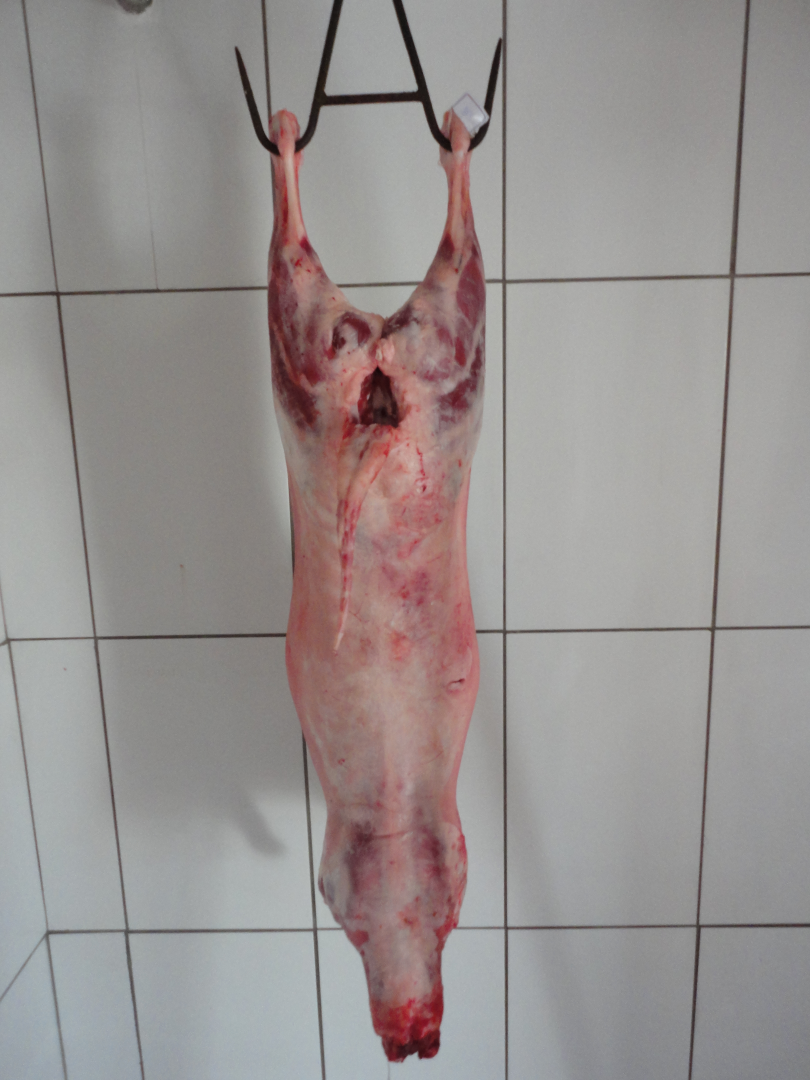
#> input picture IMG/AOL1/03/DSC01293.JPG, 3240 x 4320 px (shown at 1/4 size)
$ python -i ccov.py   (imports and definitions only)   (older library calls are emulated)
#> lines starting #> are read from the running program, lines starting #| are printed output that depends on the picture; after the words box and inside, x2 and y2 are one past the last pixel; in counts of white or black regions, pixels touching at a corner belong together
# -*- coding: UTF-8 -*-
import cv2
import numpy as np


def carcass_coverage(image_path, show_steps=False, save_steps=False):

    # Retrieving original image
#> called with image_path = 'IMG/AOL1/03/DSC01293.JPG', show_steps = False, save_steps = False
    img = cv2.imread(image_path, cv2.IMREAD_COLOR)
#> img is the input picture: shape (4320, 3240, 3); mean B, G, R 143.8, 145.1, 151.3
    img = cv2.resize(img, (480, 640))
#> img: shape (640, 480, 3)

    # HSV color model conversion
    img_hsv = cv2.cvtColor(img, cv2.COLOR_BGR2HSV)
#> img_hsv: shape (640, 480, 3); mean H, S, V 46.6, 19.4, 152.8

    # Start: BACKGROUND REMOVAL
    lower_color_bg1 = np.array((10, 0, 0), dtype=np.uint8, ndmin=1)
    upper_color_bg1 = np.array((110, 255, 255), dtype=np.uint8, ndmin=1)
    mask_bg1 = cv2.inRange(img_hsv, lower_color_bg1, upper_color_bg1)
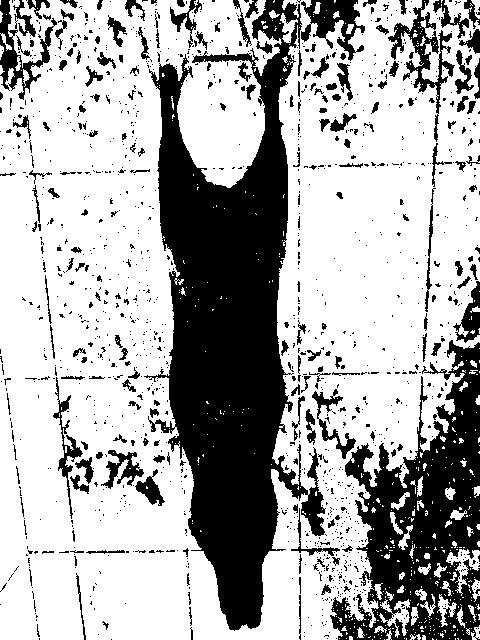
#> mask_bg1: shape (640, 480); 68.2% white; 1376 black regions (1185 under 20 px), largest, box (x1, y1, x2, y2) and area: (144, 0, 326, 631) 51689, (330, 340, 480, 640) 21507, (388, 0, 455, 142) 2021
    # End: BACKGROUND REMOVAL

    # Start: HANG PIXELS RANGE
    lower_color_hang1 = np.array((0, 0, 0), dtype=np.uint8, ndmin=1)
    upper_color_hang1 = np.array((180, 255, 55), dtype=np.uint8, ndmin=1)
    mask_hang1 = cv2.inRange(img_hsv, lower_color_hang1, upper_color_hang1)
#> mask_hang1: shape (640, 480); 0.59% white; 34 white regions (28 under 20 px), largest, box (x1, y1, x2, y2) and area: (175, 0, 268, 90) 1103, (140, 29, 165, 92) 252, (287, 23, 297, 68) 145, (220, 218, 232, 236) 109, (221, 238, 235, 251) 88, (278, 72, 290, 89) 66

    structuring_el = cv2.getStructuringElement(cv2.MORPH_ELLIPSE, (3, 3))
    dilation_hang = cv2.dilate(mask_hang1, structuring_el, iterations=3)
#> dilation_hang: shape (640, 480); 1.6% white; 14 white regions, largest, box (x1, y1, x2, y2) and area: (172, 0, 271, 93) 2496, (137, 26, 168, 95) 660, (275, 20, 300, 92) 623
    # End: HANG PIXELS RANGE

    # Start: TOTAL PIXELS RANGE
    lower_color_total = np.array((0, 30, 30), dtype=np.uint8, ndmin=1)
    upper_color_total = np.array((255, 255, 255), dtype=np.uint8, ndmin=1)
    mask_total = cv2.inRange(img_hsv, lower_color_total, upper_color_total)
#> mask_total: shape (640, 480); 16.9% white; 197 white regions (171 under 20 px), largest, box (x1, y1, x2, y2) and area: (0, 0, 295, 630) 48585, (403, 27, 452, 600) 1153, (287, 23, 300, 78) 224

    # Background and hang removal from the total area
    img_total_gray = mask_total - dilation_hang - mask_bg1
    _, img_total_gray = cv2.threshold(img_total_gray, 20, 255, cv2.THRESH_BINARY)
#> img_total_gray: shape (640, 480); 15.6% white; 258 white regions (219 under 20 px), largest, box (x1, y1, x2, y2) and area: (157, 63, 288, 630) 45260, (413, 377, 423, 548) 233, (426, 188, 434, 289) 163

    structuring_el = cv2.getStructuringElement(cv2.MORPH_ELLIPSE, (3, 3))
    opening_img_total_gray = cv2.morphologyEx(img_total_gray, cv2.MORPH_OPEN, structuring_el, iterations=1)
#> opening_img_total_gray: shape (640, 480); 14.7% white; 12 white regions (10 under 20 px), largest, box (x1, y1, x2, y2) and area: (157, 64, 288, 630) 45096, (432, 148, 436, 165) 41
    structuring_el = cv2.getStructuringElement(cv2.MORPH_ELLIPSE, (5, 5))
    closing_img_total_gray = cv2.morphologyEx(opening_img_total_gray, cv2.MORPH_CLOSE, structuring_el, iterations=3)
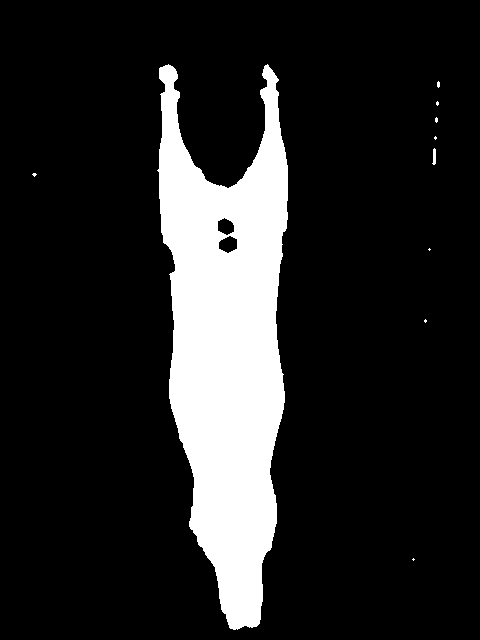
#> closing_img_total_gray: shape (640, 480); 15% white; 10 white regions (8 under 20 px)

    selected_contours = []
    _, contours, hierarchy = cv2.findContours(closing_img_total_gray, cv2.RETR_TREE, cv2.CHAIN_APPROX_SIMPLE)
#> contours = 12 contours, 8 with area under 20; largest, box (x1, y1, x2, y2) and area: (157, 64, 288, 630) 45778, (218, 235, 238, 254) 248, (217, 217, 235, 236) 224, (432, 148, 436, 165) 32
    for contour in contours:
        if cv2.contourArea(contour) > 20000:
            selected_contours.append(contour)
#> this loop made 12 passes
#> contour on passes 1, 3: [[413, 558], [412, 559], [413, 560], [414, 559]], [[429, 248], [428, 249], [429, 250], [430, 249]]
#> after the loop, selected_contours = 1 contour; box (x1, y1, x2, y2) and area: (157, 64, 288, 630) 45778

    if len(selected_contours) > 0:
        epsilon = 5
        approx = cv2.approxPolyDP(selected_contours[0], epsilon, True)
#> approx = contour of 30 points, box (x1, y1, x2, y2) (157, 64, 288, 628), area 46229

        img_total = np.zeros((640, 480), dtype=np.uint8)
        cv2.fillPoly(img_total, pts=[approx], color=255)
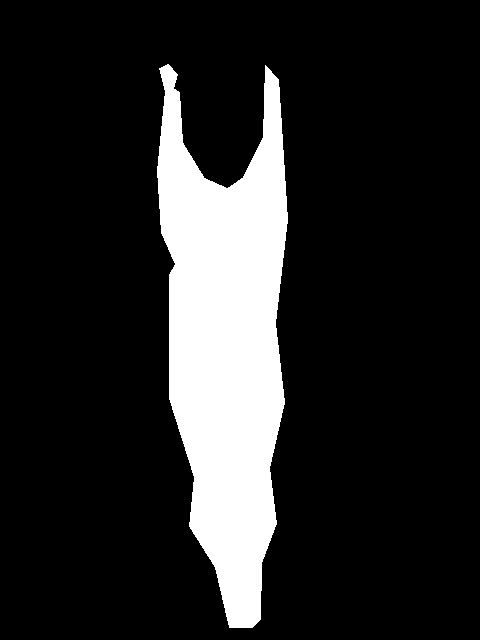
#> img_total: shape (640, 480); 15.3% white; 1 white region, box (x1, y1, x2, y2) and area: (157, 64, 288, 628) 46943

        # Quantifying total carcass area
        total_px = cv2.countNonZero(img_total)
#> total_px = 46943
        # End: TOTAL PIXELS RANGE

        # Start: RED PIXELS RANGE
        img_hsv_roi = img_hsv & cv2.cvtColor(img_total, cv2.COLOR_GRAY2BGR)
        lower_color_red1 = np.array((0, 70, 0), dtype=np.uint8, ndmin=1)
        upper_color_red1 = np.array((15, 255, 255), dtype=np.uint8, ndmin=1)
        mask1 = cv2.inRange(img_hsv_roi, lower_color_red1, upper_color_red1)
#> mask1: shape (640, 480); 6.3% white; 227 white regions (201 under 20 px), largest, box (x1, y1, x2, y2) and area: (168, 151, 284, 457) 14397, (250, 66, 281, 170) 1155, (159, 65, 181, 163) 1013
        lower_color_red2 = np.array((170, 70, 0), dtype=np.uint8, ndmin=1)
        upper_color_red2 = np.array((179, 255, 255), dtype=np.uint8, ndmin=1)
        mask2 = cv2.inRange(img_hsv_roi, lower_color_red2, upper_color_red2)
#> mask2: shape (640, 480); 3.3% white; 313 white regions (273 under 20 px), largest, box (x1, y1, x2, y2) and area: (159, 134, 220, 258) 1872, (220, 562, 262, 628) 1248, (244, 123, 286, 228) 1063

        img_fat = img_total - mask1 - mask2
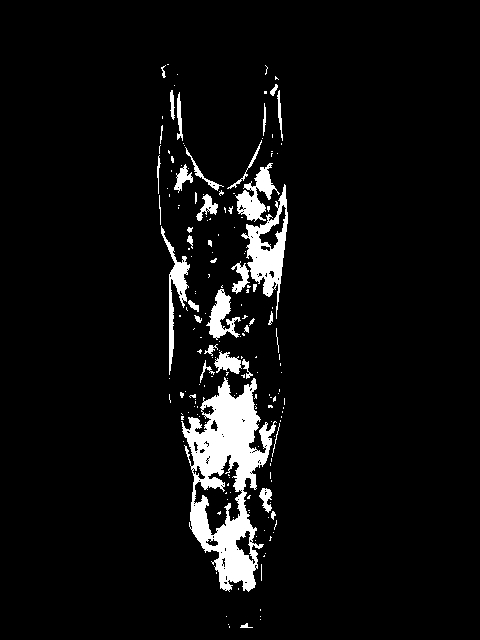
#> img_fat: shape (640, 480); 5.7% white; 184 white regions (144 under 20 px), largest, box (x1, y1, x2, y2) and area: (181, 377, 277, 592) 9040, (241, 184, 288, 319) 2156, (235, 163, 280, 222) 1040

        # Quantifying red (non-fat) carcass area
        fat_px = cv2.countNonZero(img_fat)
#> fat_px = 17475
        # End: RED PIXELS RANGE

        # Coverage percentage
        if total_px > 0:
            percentage_coverage = (fat_px / float(total_px)) * 100
#> percentage_coverage = 37.23
        else:
            percentage_coverage = 0

        img_fat = cv2.cvtColor(img_fat, cv2.COLOR_GRAY2BGR)
        img_fat_overlay = img_fat.copy()
        img_fat_overlay[np.where((img_fat_overlay != [0, 0, 0]).all(axis=2))] = [0, 255, 255]
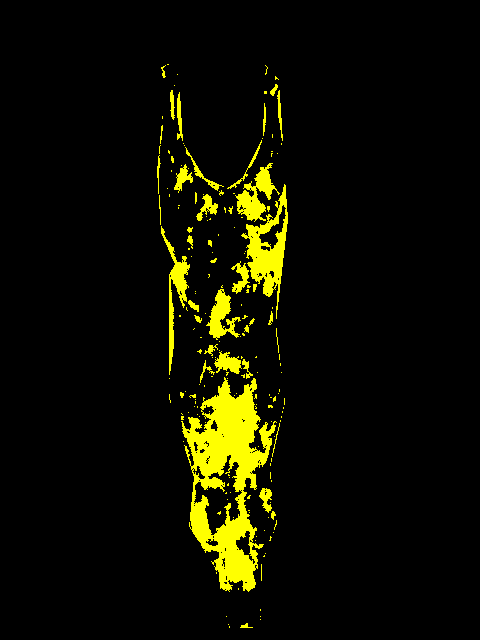
#> img_fat_overlay: shape (640, 480, 3); mean B, G, R 0, 14.5, 14.5

        img_total_output = cv2.cvtColor(img_total, cv2.COLOR_GRAY2BGR)
        _, img_total_output = cv2.threshold(img_total_output, 50, 255, cv2.THRESH_BINARY)
        img_total_output = img & img_total_output
        overlay = cv2.addWeighted(img_total_output, 0.8, img_fat_overlay, 0.2, 0)
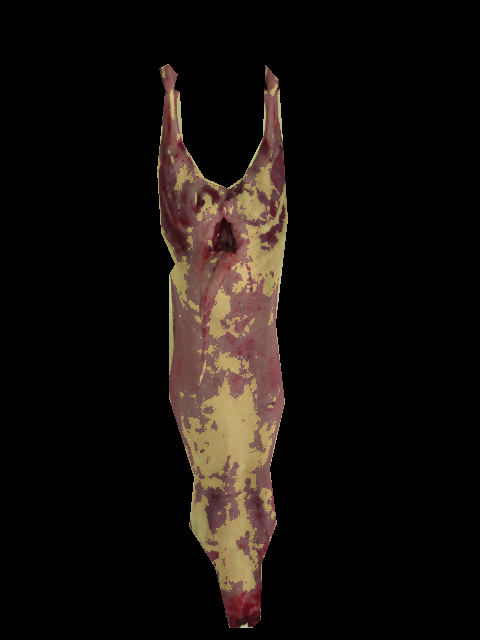
#> overlay: shape (640, 480, 3); mean B, G, R 12.4, 15.6, 20.8
        font = cv2.FONT_HERSHEY_SIMPLEX
        cov_text = "Fat Coverage: %2.2f%%" % percentage_coverage
#> cov_text = 'Fat Coverage: 37.23%'
        cv2.putText(overlay, cov_text, (260, 630), font, 0.6, (255, 255, 255), 2, cv2.LINE_AA)
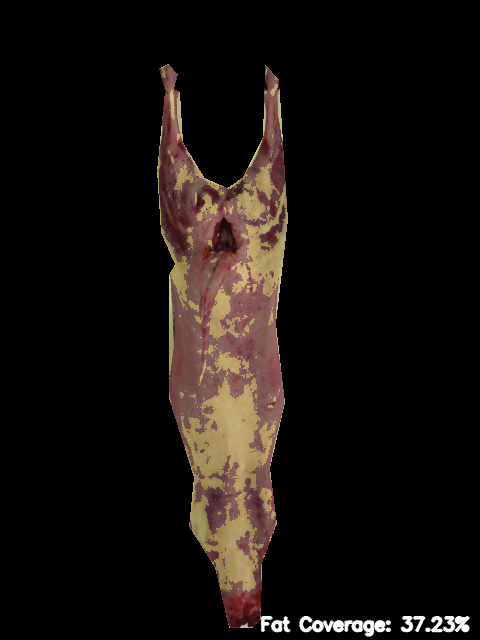
#> overlay: shape (640, 480, 3); 0.79% of pixels changed, all inside (x1, y1, x2, y2) = (260, 615, 471, 637)

        # Output related stuff: Shows or stores the steps in the image processing
        if show_steps | save_steps:
            img_total_range = img & cv2.cvtColor(closing_img_total_gray, cv2.COLOR_GRAY2BGR)
            img_total_range_c1 = img_total_range.copy()
            img_total_range_c2 = img_total_range.copy()
            cv2.drawContours(img_total_range_c1, [selected_contours[0]], -1, (0, 255, 0), 3)
            cv2.drawContours(img_total_range_c2, [approx], -1, (0, 255, 0), 3)

            if show_steps:
                cv2.imshow("1-img.JPG", img)
                cv2.imshow("2-img_hsv.JPG", img_hsv)
                cv2.imshow("3-mask_bg1.JPG", mask_bg1)
                cv2.imshow("4-mask_total.JPG", mask_total)
                cv2.imshow("5-img_total_gray.JPG", img_total_gray)
                cv2.imshow("6-closing_img_total_gray.JPG", closing_img_total_gray)
                cv2.imshow("7-img_total_range.JPG", img_total_range)
                cv2.imshow("8-img_total_range_c1.JPG", img_total_range_c1)
                cv2.imshow("9-img_total_range_c2.JPG", img_total_range_c2)
                cv2.imshow("10-img_fat.JPG", img & img_fat)

            if save_steps:
                cv2.imwrite("1-img.JPG", img)
                cv2.imwrite("2-img_hsv.JPG", img_hsv)
                cv2.imwrite("3-mask_bg1.JPG", mask_bg1)
                cv2.imwrite("4-mask_total.JPG", mask_total)
                cv2.imwrite("5-img_total_gray.JPG", img_total_gray)
                cv2.imwrite("6-closing_img_total_gray.JPG", closing_img_total_gray)
                cv2.imwrite("7-img_total_range.JPG", img_total_range)
                cv2.imwrite("8-img_total_range_c1.JPG", img_total_range_c1)
                cv2.imwrite("9-img_total_range_c2.JPG", img_total_range_c2)
                cv2.imwrite("10-img_fat.JPG", img & img_fat)
                cv2.imwrite("11-overlay.JPG", overlay)

        return overlay

    else:
        return np.zeros((640, 480))

>>> result = carcass_coverage('IMG/AOL1/03/DSC01293.JPG')
